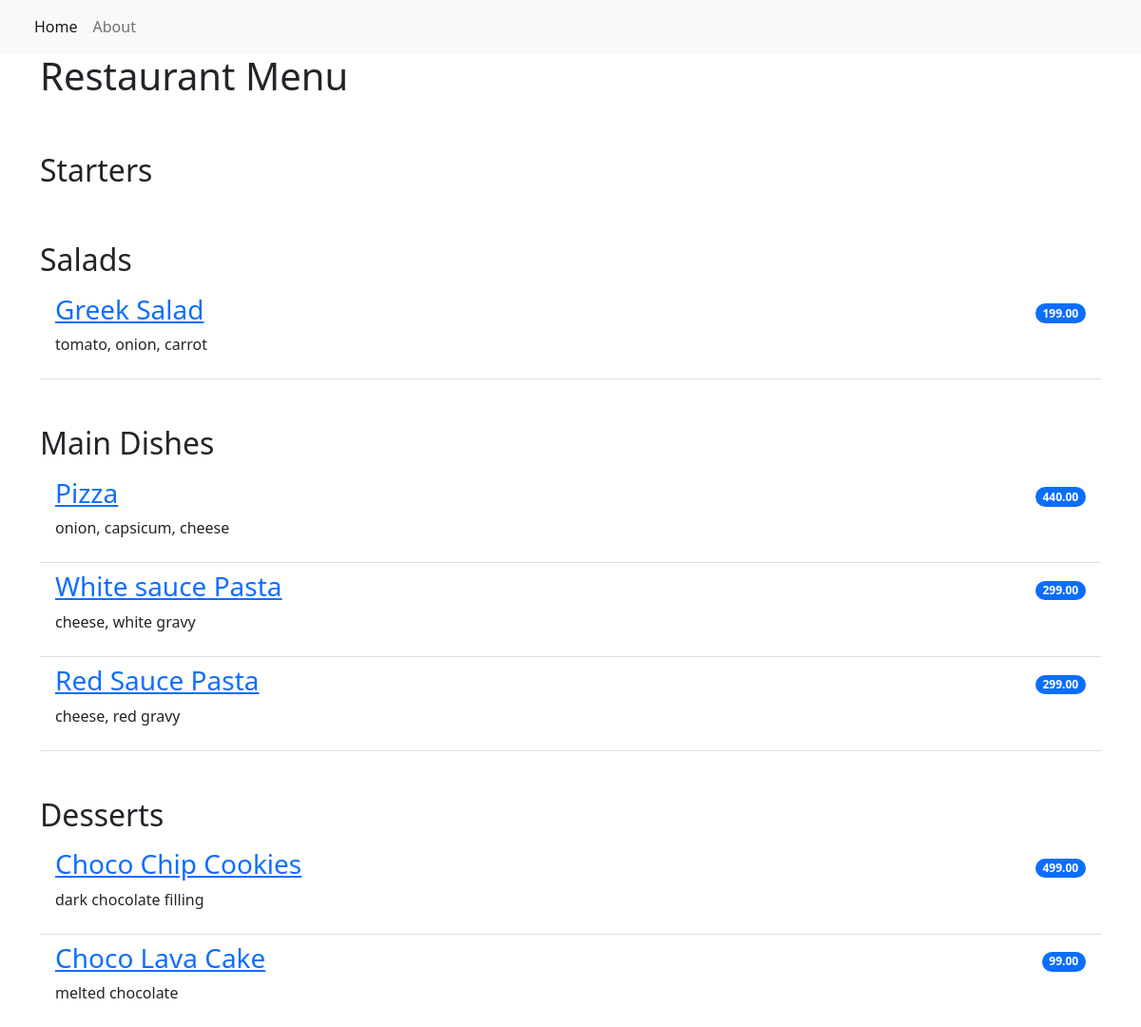
Before: / with the older database file.
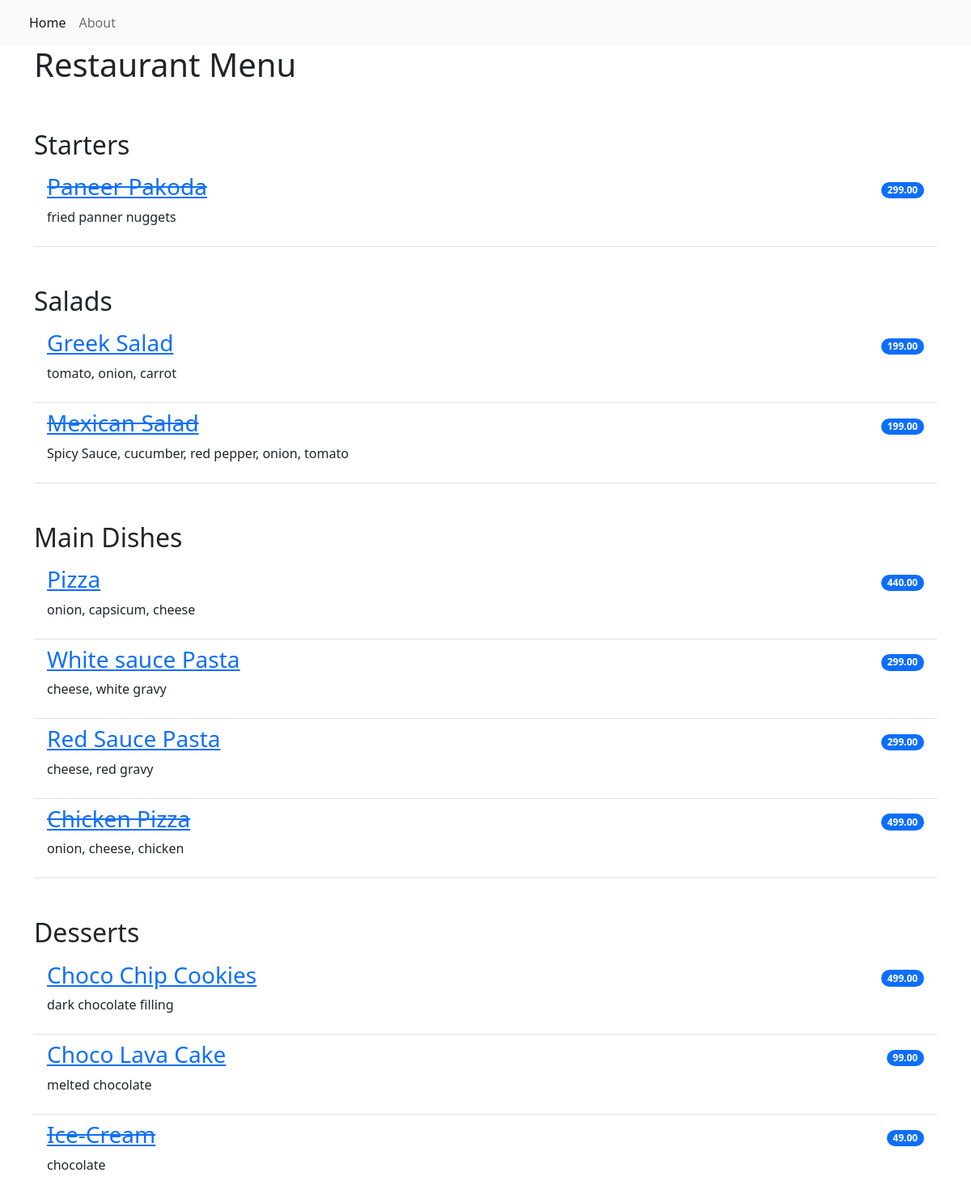
After: the same page with the newer database file.
### restaurant_menu/models.py (models this page shows, shortened)
class Item(models.Model):
    meal = models.CharField(max_length=1000, unique=True)
    description = models.CharField(max_length=2000)
    price = models.DecimalField(max_digits=10, decimal_places=2)
    meal_type = models.CharField(max_length=200, choices=MEAL_TYPE)
    author = models.ForeignKey(User, on_delete=models.PROTECT)
    status = models.IntegerField(choices=STATUS, default=1)
    date_created = models.DateTimeField(auto_now_add=True)
    date_updated = models.DateTimeField(auto_now=True)

### restaurant_menu/views.py (the view)
# urls.py: path('', views.MenuList.as_view(), name='home'),
class MenuList(generic.ListView):
    queryset = Item.objects.order_by("date_created")
    template_name = "index.html"
    def get_context_data(self, *, object_list=None, **kwargs):
        context = super().get_context_data(**kwargs)
        context["meals"] = MEAL_TYPE
        return context

### templates/index.html
{% extends 'base.html' %}
{% block content %}
<div class="container">
    <h1>Restaurant Menu</h1>
    <ul class="list-group list-group-flush">
        {% for meal in meals %}
            <h2 class="pt-5">{{ meal.1 }}</h2>
                {% for row in item_list %}
                    {% if row.meal_type == meal.0 %}
                        {% if row.status == 0 %}
                        <li class="list-group-item d-flex justify-content-between align-items-center border-0 pb-0">
                            <a href="{% url 'menu_item' row.pk %}"><h3><del>{{ row.meal }}</del></h3></a>
                            <span class="badge bg-primary rounded-pill">{{ row.price}}</span>
                        </li>
                        <li class="list-group-item pt-0">
                            <p>{{ row.description }}</p>
                        </li>
                        {% else %}
                        <li class="list-group-item d-flex justify-content-between align-items-center border-0 pb-0">
                            <a href="{% url 'menu_item' row.pk %}"><h3>{{ row.meal }}</h3></a>
                            <span class="badge bg-primary rounded-pill">{{ row.price}}</span>
                        </li>
                        <li class="list-group-item pt-0">
                            <p>{{ row.description }}</p>
                        </li>
                        {% endif %}
                    {% endif %}
                {% endfor %}
        {% endfor %}
    </ul>
</div>
{% endblock content %}

Changed rows visible on the page:
added Item: meal "Paneer Pakoda", price "299.00", description "fried panner nuggets", shown under "Starters"
added Item: meal "Mexican Salad", price "199.00", description "Spicy Sauce, cucumber, red pepper, onion, tomato", shown under "Salads"
added Item: meal "Chicken Pizza", price "499.00", description "onion, cheese, chicken", shown under "Main Dishes"
added Item: meal "Ice-Cream", price "49.00", description "chocolate", shown under "Desserts"
